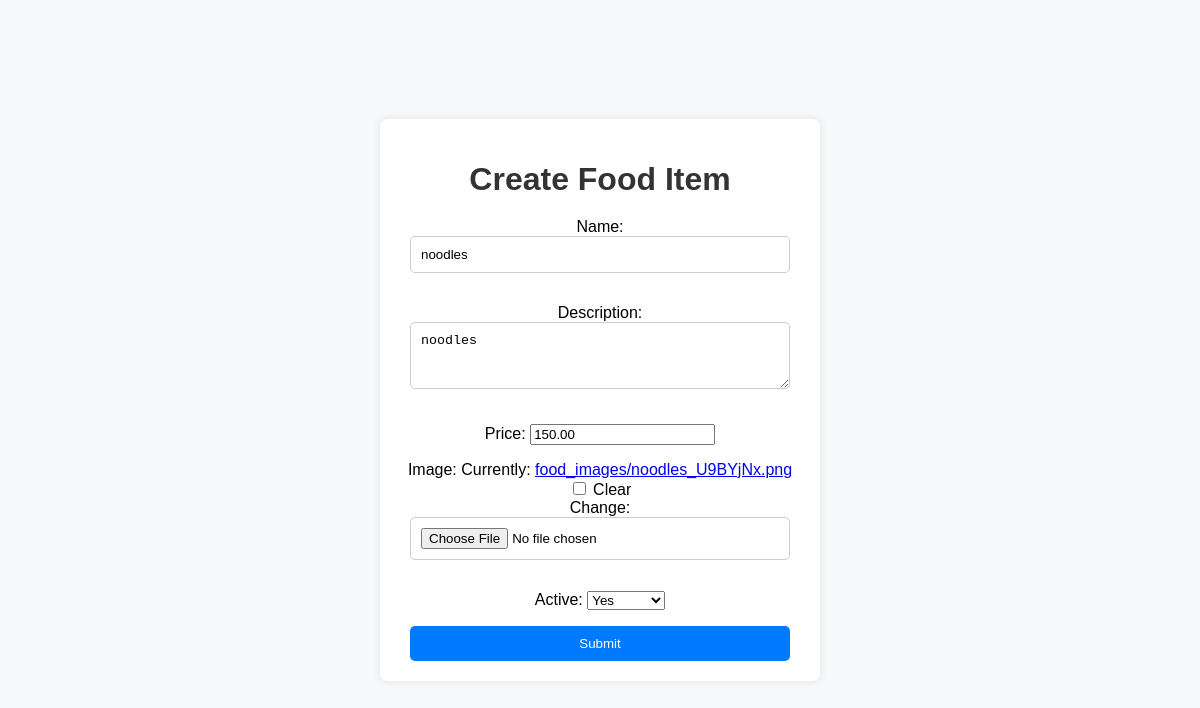
/resturant/food/8/update/, run on the app's committed database.
### foodapp/models.py (models this page shows, shortened)
class FoodItem(models.Model):
    restaurant = models.ForeignKey(Restaurant, on_delete=models.CASCADE, related_name='food_items')
    name = models.CharField(max_length=100)
    description = models.TextField()
    price = models.DecimalField(max_digits=10, decimal_places=2)
    image=models.ImageField(upload_to="food_images",default="default.jpg",null=True,blank=True)
    active=models.BooleanField(default=True,null=True)

### foodapp/views.py (the view, shortened to what this page needs)
# urls.py: path("resturant/food/<int:pk>/update/",views.FoodItemupdateView.as_view(),name="food-edit"),
class FoodItemupdateView(View):
    def get(self,request,*args,**kwargs):
        id=kwargs.get("pk")
        form=FoodItemForm(instance=FoodItem.objects.get(id=id))
        return render(request,"food_edit.html",{"form":form})

### foodapp/forms.py
class FoodItemForm(forms.ModelForm):
    class Meta:
        model = FoodItem
        fields = ['name', 'description', 'price', 'image','active']
        widgets = {
            'description': forms.Textarea(attrs={'rows': 3}),
        }

### foodapp/templates/food_edit.html (shortened to what this page needs)
<!DOCTYPE html>
<html lang="en">
<head>
</head>
<body>
    <div class="container">
        <h1>Create Food Item</h1>
        <form method="post" enctype="multipart/form-data">
            {{ form.as_p }}
            <button type="submit">Submit</button>
        </form>
    </div>
</body>
</html>

### foodapp/templates/food_edit.html (style rules this page uses)
body { font-family: Arial, sans-serif; background-color: #f8f9fa; display: flex; justify-content: center; align-items: center; height: 100vh; margin: 0; }
.container { width: 400px; padding: 20px; background-color: #fff; border-radius: 8px; box-shadow: 0 0 10px rgba(0, 0, 0, 0.1); }
h1 { text-align: center; margin-bottom: 20px; color: #333; }
form { text-align: center; }
input[type="text"], input[type="file"], textarea { width: calc(100% - 20px); padding: 10px; margin-bottom: 15px; border: 1px solid #ccc; border-radius: 5px; box-sizing: border-box; }
button { width: calc(100% - 20px); padding: 10px; background-color: #007bff; color: #fff; border: none; border-radius: 5px; cursor: pointer; transition: background-color 0.3s ease; }

### data on the page
FoodItem: name "noodles", description "noodles", price "150.00", active "Yes"
